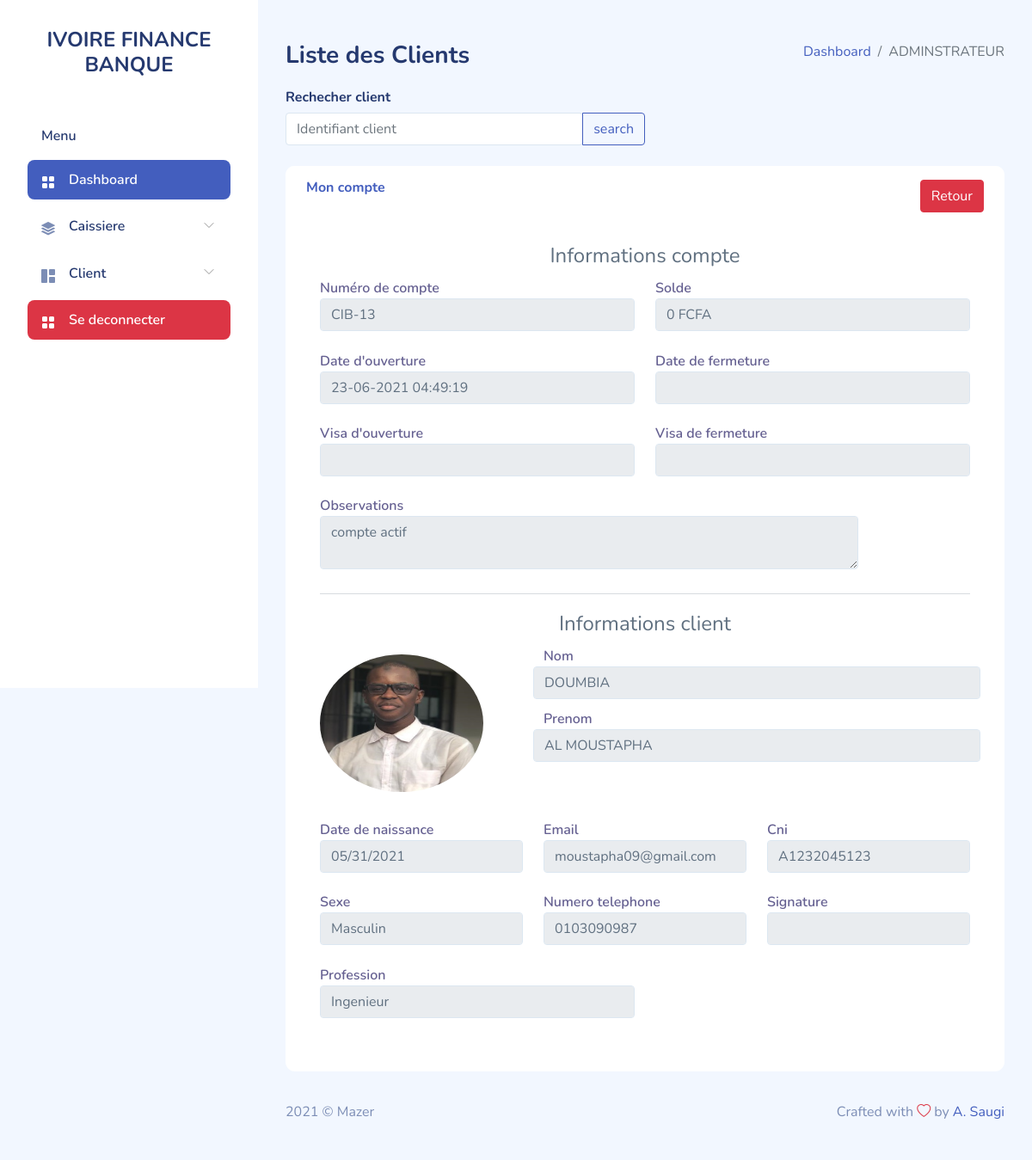
Page /admin/voir_plus.php?Id_clt=7 on the earlier database version.
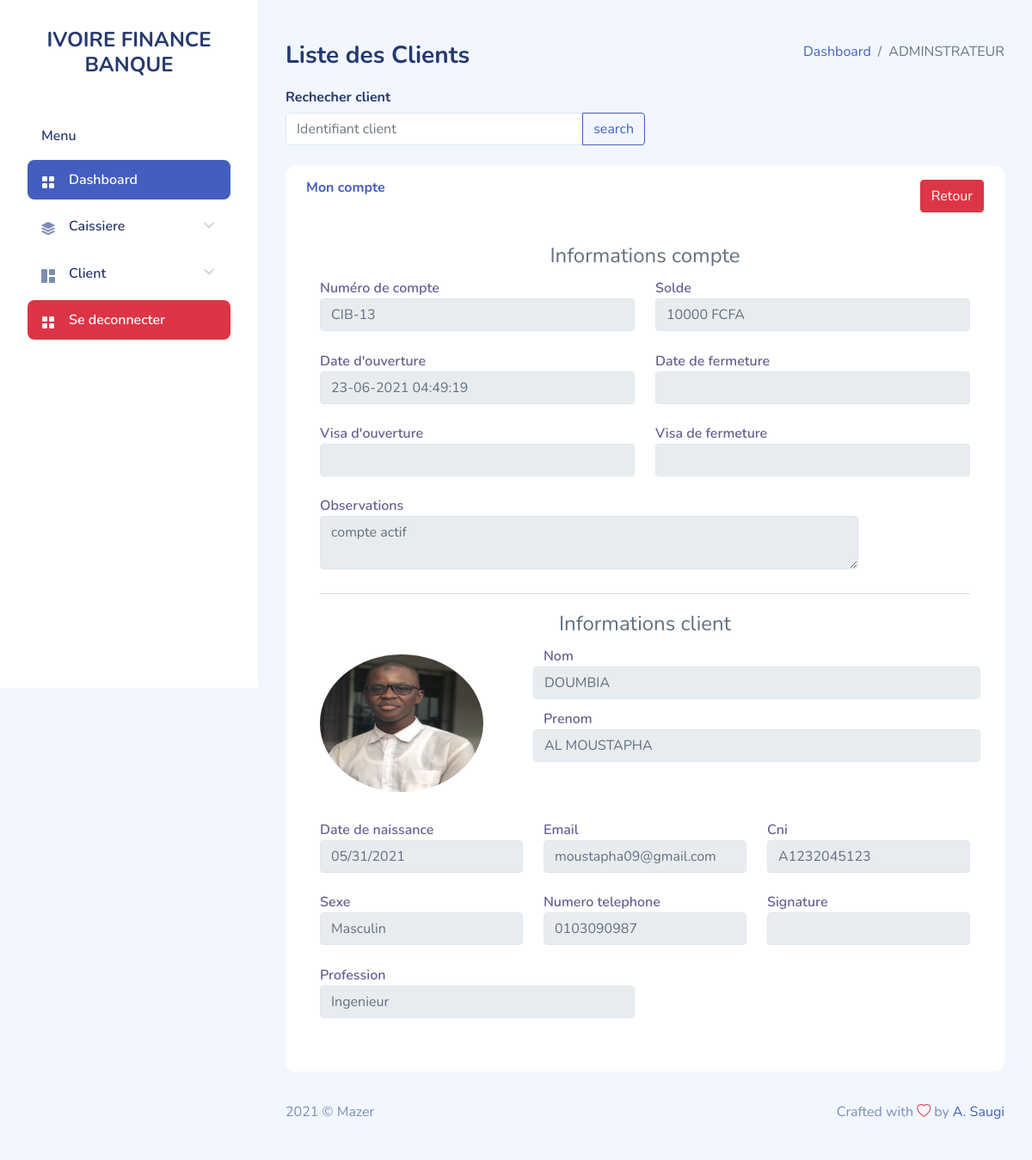
Same page on the later database version.
### tables this page shows
CREATE TABLE `client` (
  `idclient` int(11) NOT NULL,
  `cni` varchar(255) DEFAULT NULL,
  `nomclient` varchar(255) NOT NULL,
  `prenomclient` varchar(255) NOT NULL,
  `datenaissance` date NOT NULL,
  `profession` varchar(255) NOT NULL,
  `telephone` varchar(255) NOT NULL,
  `email` varchar(255) DEFAULT NULL,
  `lienphoto` varchar(255) DEFAULT NULL,
  `liensignature` varchar(255) DEFAULT NULL,
  `archive` int(1) NOT NULL DEFAULT 0,
  `idsexe` int(1) NOT NULL DEFAULT 1
);

CREATE TABLE `compte` (
  `idcompte` int(11) NOT NULL,
  `numerocpte` varchar(255) NOT NULL,
  `visaouverture` varchar(255) DEFAULT NULL,
  `dateouverture` varchar(255) NOT NULL,
  `datefermeture` varchar(255) DEFAULT NULL,
  `visafermeture` varchar(255) DEFAULT NULL,
  `obscpte` varchar(255) NOT NULL,
  `soldecpte` double NOT NULL DEFAULT 0,
  `idclient` int(11) NOT NULL,
  `archive` int(1) NOT NULL DEFAULT 0
);

CREATE TABLE `sexe` (
  `idsexe` int(11) NOT NULL,
  `libsexe` varchar(255) NOT NULL
);

### admin/voir_plus.php (the view, shortened to what the changed rows need)
<?php
$bd = bd();
$id = htmlspecialchars(htmlentities($_GET['Id_clt']));
?>
<!DOCTYPE html>
<html lang="fr">
<head>
    <link rel="stylesheet" href="assets/css/bootstrap.css">
    <link rel="stylesheet" href="assets/vendors/perfect-scrollbar/perfect-scrollbar.css">
    <link rel="stylesheet" href="assets/vendors/bootstrap-icons/bootstrap-icons.css">
    <link rel="stylesheet" href="assets/css/app.css">
</head>
<body>
    <div id="app">
        <div id="main">
            <div class="page-heading">
                <section class="section">
                    <br/>
                    <div class="card">
            <div class="card-body">
              <div class="table-responsive">
              <form method="" action="">
                <div class="modal-body">
                <?php
                    $requete = $bd->prepare("SELECT * FROM client LEFT JOIN compte ON client.idclient = compte.idclient LEFT JOIN sexe ON sexe.idsexe = client.idsexe WHERE client.idclient = ? ");
                    $donne = $requete->execute(array($id));
                    while($donnes = $requete->fetch() ){
                    ?>
                    <center><legend>Informations compte</legend></center>
                    <?php if($donnes['idcompte'] == NULL){ ?>
                        <center><legend><i><<  Aucuns compte en banque assigné à l'utilisateur !!! >></i></legend></center>
                    <?php }else{ ?>
                    <div class="form-group row">
                      <div class="form-group col-6">
                        <label>Numéro de compte</label>
                        <input readonly type="text" class="form-control"  value="<?php echo $donnes['numerocpte'].''.$donnes['idcompte']; ?>" >
                      </div>
                      <div class="form-group col-6">
                        <label>Solde</label>
                        <input readonly type="text" class="form-control"  value="<?php echo $donnes['soldecpte'].' FCFA'; ?>" >
                      </div>
                    </div>
                    <div class="form-group row">
                      <div class="form-group col-6">
                        <label>Date d'ouverture</label>
                        <input readonly type="datetime" class="form-control"  value="<?php echo $donnes['dateouverture']; ?>" >
                      </div>
                      <div class="form-group col-6">
                        <label>Date de fermeture</label>
                        <input readonly type="datetime" class="form-control"  value="<?php echo $donnes['datefermeture']; ?>" >
                      </div>
                    </div>
                    <div class="form-group row">
                      <div class="form-group col-6">
                        <label>Visa d'ouverture</label>
                        <input readonly type="text" class="form-control"  value="<?php echo $donnes['visaouverture']; ?>" >
                      </div>
                      <div class="form-group col-6">
                        <label>Visa de fermeture</label>
                        <input readonly type="text" class="form-control" value="<?php echo $donnes['visafermeture']; ?>" >
                      </div>
                    </div>
                    <div class="form-group row">
                      <div class="form-group col-10">
                        <label>Observations</label>
                        <textarea readonly class="form-control" id="exampleFormControlTextarea1" rows="2" name="obscpte" placeholder="Observations sur le compte ..."><?php echo $donnes['obscpte']; ?></textarea>
                      </div>
                    </div>
                    <?php } ?>
                    <hr>
                    <center><legend>Informations client</legend></center>
                    <div class="form-group row">
                      <div class="form-group col-4">
                        <img src="../image/<?php echo $donnes['lienphoto']; ?>" class="rounded-circle" alt="Cinque Terre" style="width:190px;height: 160px;margin:10px auto;">
                      </div>
                      <div class="form-group col-8">
                        <div class="form-group row">
                            <label>Nom</label>
                            <input readonly type="text" class="form-control"  value="<?php echo $donnes['nomclient']; ?>" >
                        </div>
                        <div class="form-group row">
                            <label>Prenom</label>
                            <input readonly type="text" class="form-control"  value="<?php echo $donnes['prenomclient']; ?>" >
                        </div>
                      </div>
                    </div>
                    <div class="form-group row">
                      <div class="form-group col-4">
                        <label>Date de naissance</label>
                        <input readonly type="date" class="form-control"  value="<?php echo $donnes['datenaissance']; ?>" >
                      </div>
                      <div class="form-group col-4">
                        <label>Email</label>
                        <input readonly type="email" class="form-control"  value="<?php echo $donnes['email']; ?>" >
                      </div>
                      <div class="form-group col-4">
                        <label>Cni</label>
                        <input readonly type="text" class="form-control"  value="<?php echo $donnes['cni']; ?>" >
                      </div>
                    </div>
                    <div class="form-group row">
                      <div class="form-group col-4">
                        <label>Sexe</label>
                        <input readonly type="text" class="form-control" value="<?php echo $donnes['libsexe']; ?>" >
                      </div>
                      <div class="form-group col-4">
                        <label>Numero telephone</label>
                        <input readonly type="text" class="form-control"  value="<?php echo $donnes['telephone']; ?>" >
                      </div>
                      <div class="form-group col-4">
                        <label>Signature</label>
                        <input readonly type="text" class="form-control" value="<?php echo $donnes['liensignature']; ?>" >
                      </div>
                    </div>
                    <div class="form-group row">
                        <div class="form-group col-6">
                            <label>Profession</label>
                            <input readonly type="text" class="form-control" value="<?php echo $donnes['profession'];?>" name="profession" placeholder="Ingenieur, Mécanicien, ..."  >
                        </div>
                    </div>
                    <?php
                    }
                    ?>
                </form>
              </div>
            </div>
            </div>
                </section>
            </div>
        </div>
    </div>
</body>
</html>

Differences in the rows shown:
changed through a linked row, client "DOUMBIA": soldecpte "0 FCFA" → "10000 FCFA"
